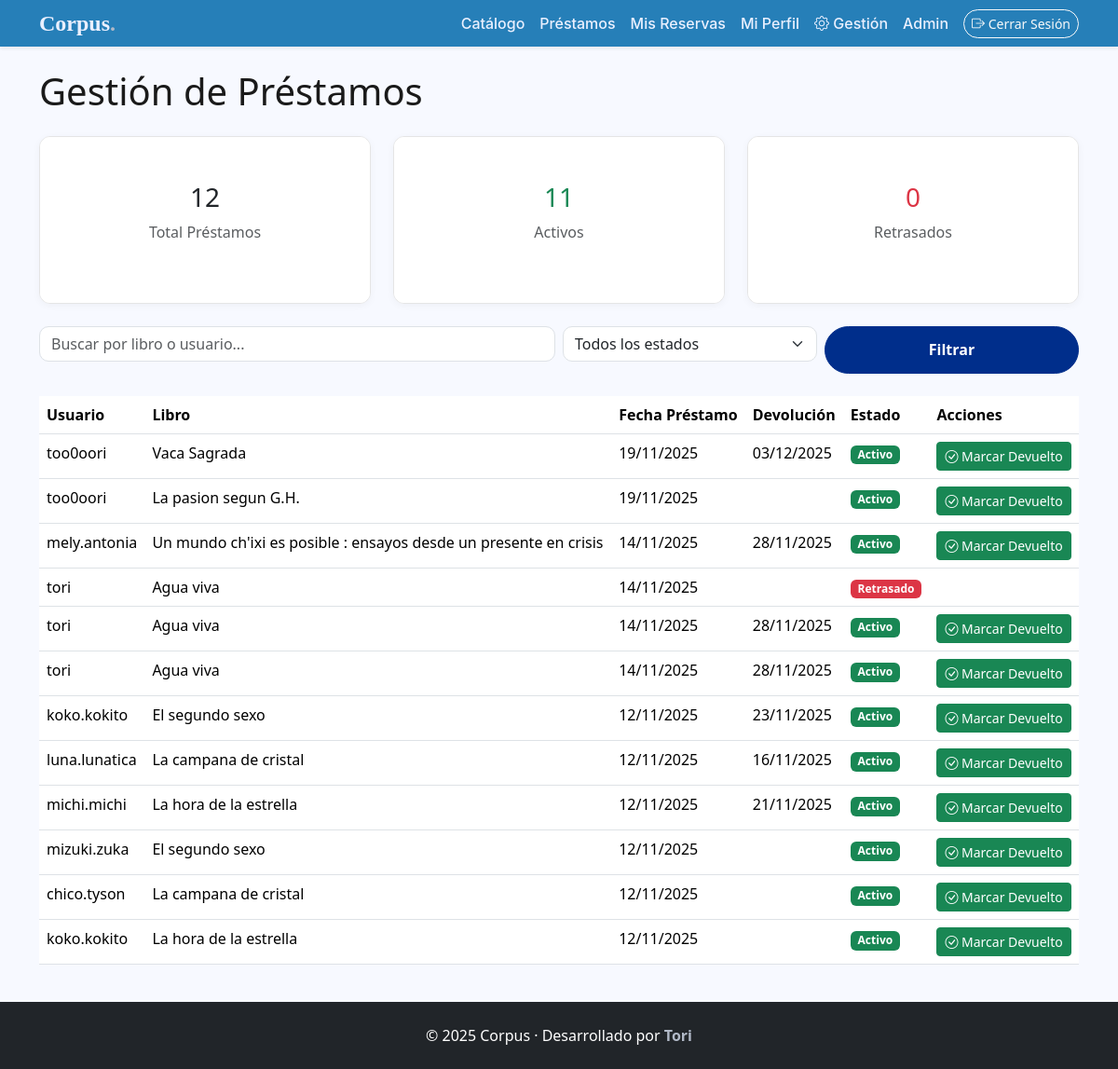
/prestamos/gestion/ (signed in), run on an earlier commit of the app's database.
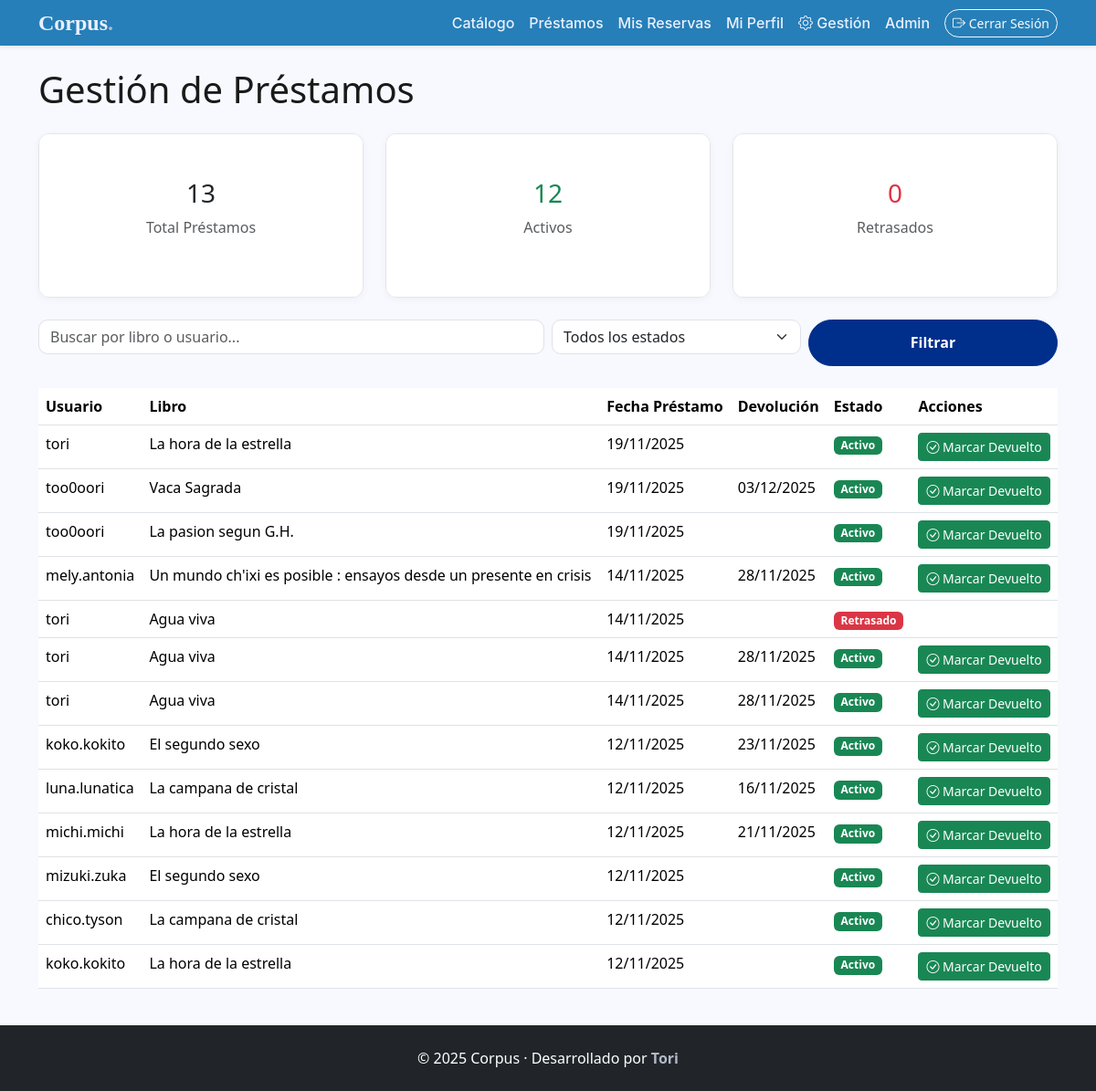
And on a later commit of the database.
### apps/prestamos/models.py (models this page shows)
class Prestamo(models.Model):
    usuario = models.ForeignKey('usuarios.PerfilUsuario', on_delete=models.CASCADE)
    libro = models.ForeignKey('catalogo.Libro', on_delete=models.CASCADE)
    fecha_prestamo = models.DateTimeField(auto_now_add=True)
    fecha_devolucion = models.DateField(blank=True, null=True)
    estado = models.CharField(max_length=20, choices=[
        ('activo', 'Activo'),
        ('devuelto', 'Devuelto'),
        ('retrasado', 'Retrasado'),
    ], default='activo')

### apps/usuarios/models.py (models this page shows, shortened)
class PerfilUsuario(models.Model):
    usuario = models.OneToOneField('auth.User', on_delete=models.CASCADE)
    telefono = models.CharField(max_length=15, blank=True, null=True)
    direccion = models.TextField(blank=True, null=True)
    fecha_registro = models.DateTimeField(auto_now_add=True)

### apps/catalogo/models.py (models this page shows, shortened)
class Libro(models.Model):
    titulo = models.CharField(max_length=200)
    autor = models.ForeignKey(Autor, on_delete=models.CASCADE)
    isbn = models.CharField(max_length=13, unique=True)
    editorial = models.CharField(max_length=100, blank=True, null=True)
    ano_publicacion = models.IntegerField()
    categoria = models.ForeignKey(Categoria, on_delete=models.CASCADE)
    descripcion = models.TextField()
    portada = models.ImageField(upload_to='portadas/', blank=True, null=True)
    copias_totales = models.PositiveIntegerField()
    copias_disponibles = models.PositiveIntegerField()
    fecha_registro = models.DateTimeField(auto_now_add=True)

### apps/prestamos/views.py (the view)
# urls.py: path('gestion/', GestionPrestamosView.as_view(), name='gestion_prestamos'),
class GestionPrestamosView(BibliotecarioRequiredMixin, ListView):
    model = Prestamo
    template_name = 'prestamos/gestion_prestamos.html'
    context_object_name = 'prestamos'
    paginate_by = 20
    def get_queryset(self):
        queryset = Prestamo.objects.select_related(
            'usuario__usuario', 'libro'
        ).order_by('-fecha_prestamo')
        return queryset
    def get_context_data(self, **kwargs):
        context = super().get_context_data(**kwargs)
        context['total_prestamos'] = Prestamo.objects.count()
        context['prestamos_activos'] = Prestamo.objects.filter(estado='activo').count()
        context['prestamos_retrasados'] = Prestamo.objects.filter(estado='retrasado').count()
        return context

### apps/core/mixins.py (called while the page is built)
    def test_func(self):
        user = self.request.user
        return (
            user.groups.filter(name='Bibliotecarios').exists() or
            user.is_staff or
            user.is_superuser
        )

### templates/prestamos/gestion_prestamos.html (shortened to what this page needs)
{% extends 'base.html' %}
{% block content %}
<div class="container mt-5 mb-5">
    <h1 class="mb-4">Gestión de Préstamos</h1>
    <div class="row mb-4">
        <div class="col-md-4">
            <div class="card text-center">
                <div class="card-body">
                    <h3>{{ total_prestamos }}</h3>
                    <p class="text-muted">Total Préstamos</p>
                </div>
            </div>
        </div>
        <div class="col-md-4">
            <div class="card text-center">
                <div class="card-body">
                    <h3 class="text-success">{{ prestamos_activos }}</h3>
                    <p class="text-muted">Activos</p>
                </div>
            </div>
        </div>
        <div class="col-md-4">
            <div class="card text-center">
                <div class="card-body">
                    <h3 class="text-danger">{{ prestamos_retrasados }}</h3>
                    <p class="text-muted">Retrasados</p>
                </div>
            </div>
        </div>
    </div>
    <form method="get" class="mb-4">
        <div class="row g-2">
            <div class="col-md-6">
                <input type="text" name="q" class="form-control"
                       placeholder="Buscar por libro o usuario..."
                       value="{{ request.GET.q }}">
            </div>
            <div class="col-md-3">
                <select name="estado" class="form-select">
                    <option value="">Todos los estados</option>
                </select>
            </div>
            <div class="col-md-3">
                <button type="submit" class="btn btn-primary w-100">Filtrar</button>
            </div>
        </div>
    </form>
    <div class="table-responsive">
        <table class="table table-hover">
            <thead>
                <tr>
                    <th>Usuario</th>
                    <th>Libro</th>
                    <th>Fecha Préstamo</th>
                    <th>Devolución</th>
                    <th>Estado</th>
                    <th>Acciones</th>
                </tr>
            </thead>
            <tbody>
                {% for prestamo in prestamos %}
                <tr>
                    <td>{{ prestamo.usuario.usuario.username }}</td>
                    <td>{{ prestamo.libro.titulo }}</td>
                    <td>{{ prestamo.fecha_prestamo|date:"d/m/Y" }}</td>
                    <td>{{ prestamo.fecha_devolucion|date:"d/m/Y" }}</td>
                    <td>
                        {% if prestamo.estado == 'activo' %}
                            <span class="badge bg-success">Activo</span>
                        {% elif prestamo.estado == 'devuelto' %}
                            <span class="badge bg-secondary">Devuelto</span>
                        {% else %}
                            <span class="badge bg-danger">Retrasado</span>
                        {% endif %}
                    </td>
                    <td>
                        {% if prestamo.estado == 'activo' %}
                        <form method="post" action="{% url 'prestamos:marcar_devuelto' prestamo.id %}" style="display:inline;">
                            <button type="submit" class="btn btn-sm btn-success">
                                <i class="bi bi-check-circle"></i> Marcar Devuelto
                            </button>
                        </form>
                        {% endif %}
                    </td>
                </tr>
                {% empty %}
                <tr>
                    <td colspan="6" class="text-center">No hay préstamos registrados</td>
                </tr>
                {% endfor %}
            </tbody>
        </table>
    </div>
</div>
{% endblock %}

What changed in the data, as far as the page shows it:
added Prestamo: usuario.usuario.username "tori", libro.titulo "La hora de la estrella", fecha_prestamo "19/11/2025", estado "Activo"
Also different on the page:
{{ total_prestamos }}: "12" → "13"
{{ prestamos_activos }}: "11" → "12"
